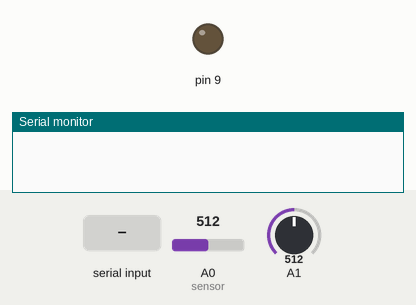
Simulated run of this sketch. Board: Arduino Uno, built with avr-gcc and run on an emulated ATmega328P. Parts: output pins drawn as LEDs (lit = HIGH), the last lines printed to the serial monitor. The inputs (shaded band) are chosen by the test bench; at power-on: A0 (sensor) = 512, A1 = 512.

Above: at 1.2 s.
1.3 s: "L" received over Serial
At 1.8 s:
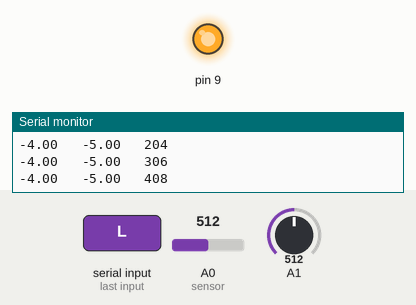
2.8 s: A0 (sensor) set to 533
5.8 s: A0 (sensor) set to 551
7.3 s: A1 set to 538
Timing chart, 0 to 23.2 s (numbered marks = the images above; inputs shaded):
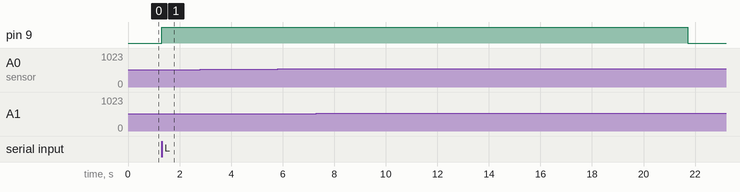

Measured:
- after the input at 1.3 s, pin 9: LOW → HIGH at once

The sketch:

corponegro_offline.ino
```cpp
char leitura;
unsigned long time,time2;

void setup() {

    Serial.begin(9600);
    pinMode(9,OUTPUT);
    DesligarLampada();
}

void loop() {
   time=millis();
   leitura=Serial.read();
   if (leitura=='L') {
       time2=millis();
       LigarLampada();
       int n;

    for (n = 0; n < 200; n++)
    {
       time=millis()-time2;
       media_temperatura_calotas();
    }
       DesligarLampada();
     }
   }

void media_temperatura_calotas(){
  int i;
  int brancoval = A0;
  int pretaval=A1;

  for (i = 0; i < 5; i++){
    brancoval = brancoval + analogRead(A0);     // sensor na porta analógica 0
    pretaval = pretaval + analogRead(A1);
  }

    brancoval = brancoval/5;
    pretaval = pretaval/5;     // média
    float temperaturabranca=(5*brancoval*100)/1024;
    float temperaturapreta=(5*pretaval*100)/1024;
     Serial.print(temperaturapreta);
     Serial.print("   ");
     Serial.print(temperaturabranca);
     Serial.print("   ");
     Serial.println(time);
     delay(100);

}


void LigarLampada(){
       digitalWrite(9,HIGH);
   }


 void DesligarLampada(){
        digitalWrite(9,LOW);
   }
```
